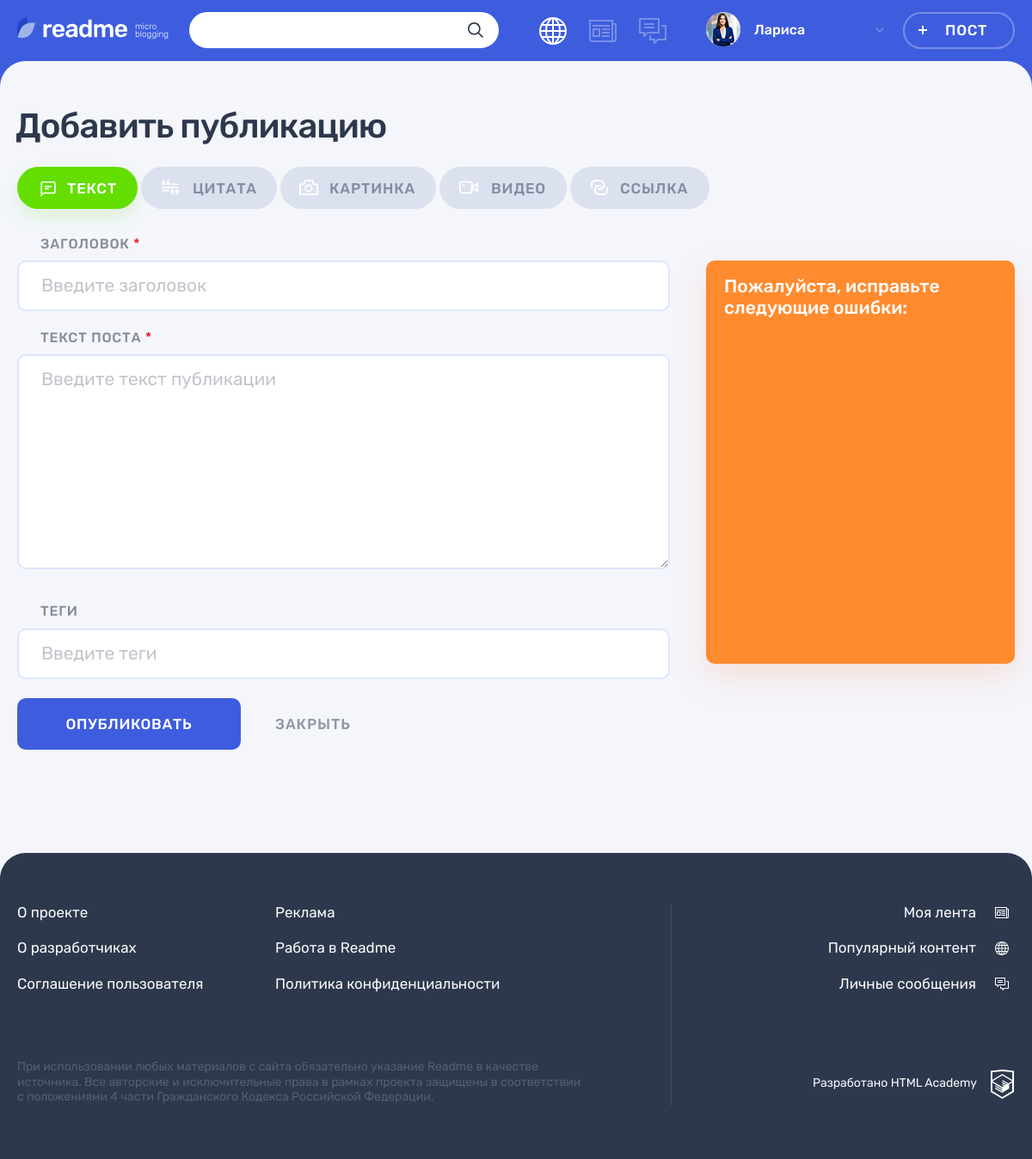
/add.php (signed in), run on the app's committed database.
### tables this page shows
CREATE TABLE IF NOT EXISTS `content_type` (
                                            id INT PRIMARY KEY AUTO_INCREMENT,
                                            `name` VARCHAR(127) NOT NULL UNIQUE,
                                            class VARCHAR(127) NOT NULL
);

### helpers.php (called while the page is built, shortened)
<?php
function include_template($name, array $data = [])
{
    $name = 'templates/' . $name;
    extract($data);
    require $name;
    $result = ob_get_clean();
    return $result;
}

### templates/adding-post.php (the view, shortened to what this page needs)
<main class="page__main page__main--adding-post">
    <div class="page__main-section">
        <div class="container">
            <h1 class="page__title page__title--adding-post">Добавить публикацию</h1>
        </div>
        <div class="adding-post container">
            <div class="adding-post__tabs-wrapper tabs">
                <div class="adding-post__tabs filters">
                    <ul class="adding-post__tabs-list filters__list tabs__list">
                        <?php foreach ($rowsContents as $rowsContent): ?>
                            <li class="adding-post__tabs-item filters__item">
                                <a class="adding-post__tabs-link filters__button filters__button--<?=$rowsContent['class']; ?> <?= $selectedContentType == $rowsContent['class'] ? 'filters__button--active' : ''; ?> tabs__item button">
                                    <svg class="filters__icon" width="22" height="18">
                                        <use xlink:href="#icon-filter-<?=$rowsContent['class']; ?>"></use>
                                    </svg>
                                    <span><?=$rowsContent['name']; ?></span>
                                </a>
                            </li>
                        <?php endforeach; ?>
                    </ul>
                </div>
                <div class="adding-post__tab-content">
                    <section class="adding-post__text tabs__content tabs__content--active">
                        <form class="adding-post__form form" action="add.php" method="post">
                            <div class="form__text-inputs-wrapper">
                                <div class="form__text-inputs">
                                    <div class="adding-post__input-wrapper form__input-wrapper">
                                        <label class="adding-post__label form__label" for="text-heading">Заголовок <span class="form__input-required">*</span></label>
                                        <div class="form__input-section <?= isset($errors['title']) ? 'form__input-section--error' : ''; ?>">
                                            <input class="adding-post__input form__input" id="text-heading" type="text" value="<?=$title; ?>" name="title" placeholder="Введите заголовок">
                                        </div>
                                    </div>
                                    <div class="adding-post__textarea-wrapper form__textarea-wrapper">
                                        <label class="adding-post__label form__label" for="post-text">Текст поста <span class="form__input-required">*</span></label>
                                        <div class="form__input-section <?= isset($errors['text']) ? 'form__input-section--error' : ''; ?>">
                                            <textarea class="adding-post__textarea form__textarea form__input" name="text" id="post-text" placeholder="Введите текст публикации"><?= $text; ?></textarea>
                                        </div>
                                    </div>
                                    <div class="adding-post__input-wrapper form__input-wrapper">
                                        <label class="adding-post__label form__label" for="post-tags">Теги</label>
                                        <div class="form__input-section <?= isset($errors['hashtag']) ? 'form__input-section--error' : ''; ?>">
                                            <input class="adding-post__input form__input" id="post-tags" type="text" value="<?=$hashtagString; ?>" name="hashtag" placeholder="Введите теги">
                                        </div>
                                    </div>
                                </div>
                                <div class="form__invalid-block">
                                    <b class="form__invalid-slogan">Пожалуйста, исправьте следующие ошибки:</b>
                                </div>
                            </div>
                            <div class="adding-post__buttons">
                                <button class="adding-post__submit button button--main" type="submit">Опубликовать</button>
                                <a class="adding-post__close" href="#">Закрыть</a>
                            </div>
                        </form>
                    </section>
                </div>
            </div>
        </div>
    </div>
</main>

### data on the page
content_type: name "ТЕКСТ"
content_type: name "ЦИТАТА"
content_type: name "КАРТИНКА"
content_type: name "ВИДЕО"
content_type: name "ССЫЛКА"

### other printed values
$_SESSION['user']['user_name'] "Лариса"
